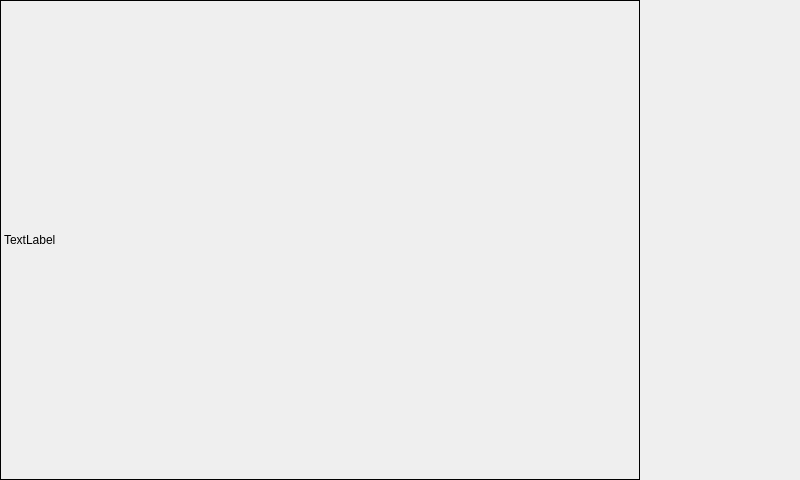
<?xml version="1.0" encoding="UTF-8"?>
<ui version="4.0">
 <class>Widget</class>
 <widget class="QWidget" name="Widget">
  <property name="geometry">
   <rect>
    <x>0</x>
    <y>0</y>
    <width>800</width>
    <height>480</height>
   </rect>
  </property>
  <property name="windowTitle">
   <string>Widget</string>
  </property>
  <widget class="QLabel" name="imageLabel">
   <property name="geometry">
    <rect>
     <x>0</x>
     <y>0</y>
     <width>640</width>
     <height>480</height>
    </rect>
   </property>
   <property name="frameShape">
    <enum>QFrame::Box</enum>
   </property>
   <property name="text">
    <string>TextLabel</string>
   </property>
  </widget>
 </widget>
 <layoutdefault spacing="6" margin="11"/>
 <resources/>
 <connections/>
</ui>
